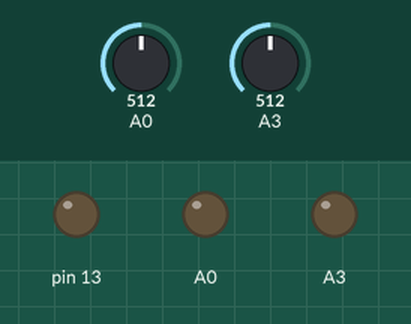
Recording of a sketch running on a simulated Arduino Leonardo, built with avr-gcc and run on an emulated ATmega32U4. On the bench: output pins drawn as LEDs (lit = HIGH). Dashed ring = blinking. The inputs (shaded band) are chosen by the test bench; at power-on: A3 = 512, A0 = 512. USB keyboard and mouse output is not drawn; what the sketch prints to the serial monitor is not drawn.

Above: at 0.63 s.
1.6 s: A3 set to 296
At 2.7 s:
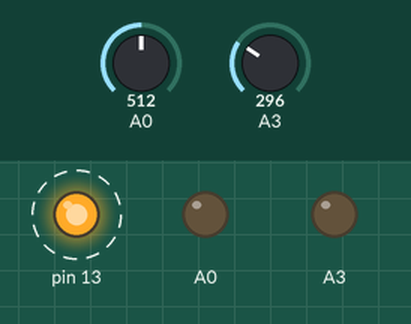
5.1 s: A3 set to 273
8.6 s: A0 set to 0
At 9.9 s:
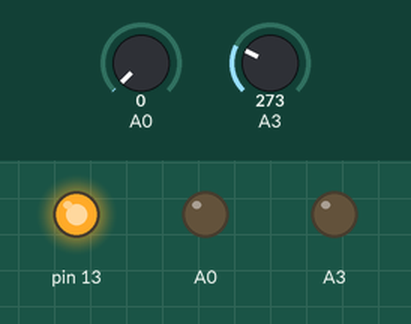
10.2 s: A0 set to 122
At 11.5 s:
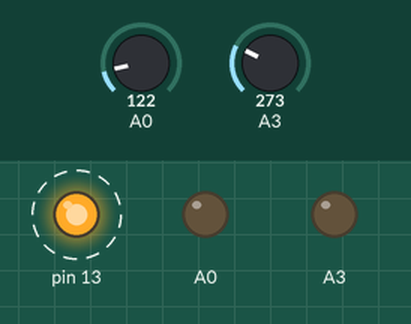
Timing chart, 0 to 14.8 s (numbered marks = the images above; inputs shaded):
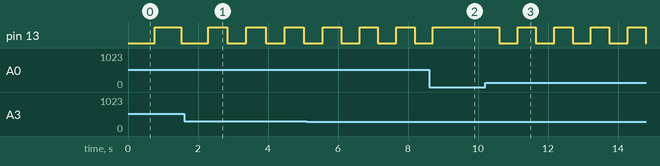

Measured:
- after the input at 1.6 s, pin 13: alternates HIGH for 0.55 s and LOW for 0.55 s, starting after 1.2 s
- after the input at 8.6 s, pin 13: goes on until 8.7 s, then stays HIGH
- after the input at 10.2 s, pin 13: alternates HIGH for 0.52 s and LOW for 0.52 s, starting after 0.41 s

The sketch:

AutoClick.ino
```cpp
#include "Mouse.h"
// Version 1.0.0
// by Tiago Danin

int status = 0;
int bnt = 0;
bool isEnable = false;

void setup() {
	pinMode(3, INPUT);
	pinMode(13, OUTPUT);
	Mouse.begin();
}

void loop() {
	// Ajutes de velocidade
	status = analogRead(A3);
	Serial.print("\n");
	Serial.print(status);
	analogWrite(A3, 0);
	delay(status * 1);

	// Botão
	bnt = analogRead(A0);
	Serial.print("			 ");
	Serial.print(bnt);
	analogWrite(A0, 0);
	if (bnt != 0) {
		delay(250);
		if (isEnable == true) {
			isEnable = false;
		} else {
			isEnable = true;
		}
	}

	// Led
	if (isEnable == true) {
		digitalWrite(13, HIGH);
	} else {
		digitalWrite(13, LOW);
	}

	// Ativar ?
	if (isEnable == true) {
		if (!Mouse.isPressed(MOUSE_LEFT)) {
			Mouse.press(MOUSE_LEFT);
			Mouse.release(MOUSE_LEFT);
		}
	} else {
		if (Mouse.isPressed(MOUSE_LEFT)) {
			Mouse.release(MOUSE_LEFT);
		}
	}
}
```
